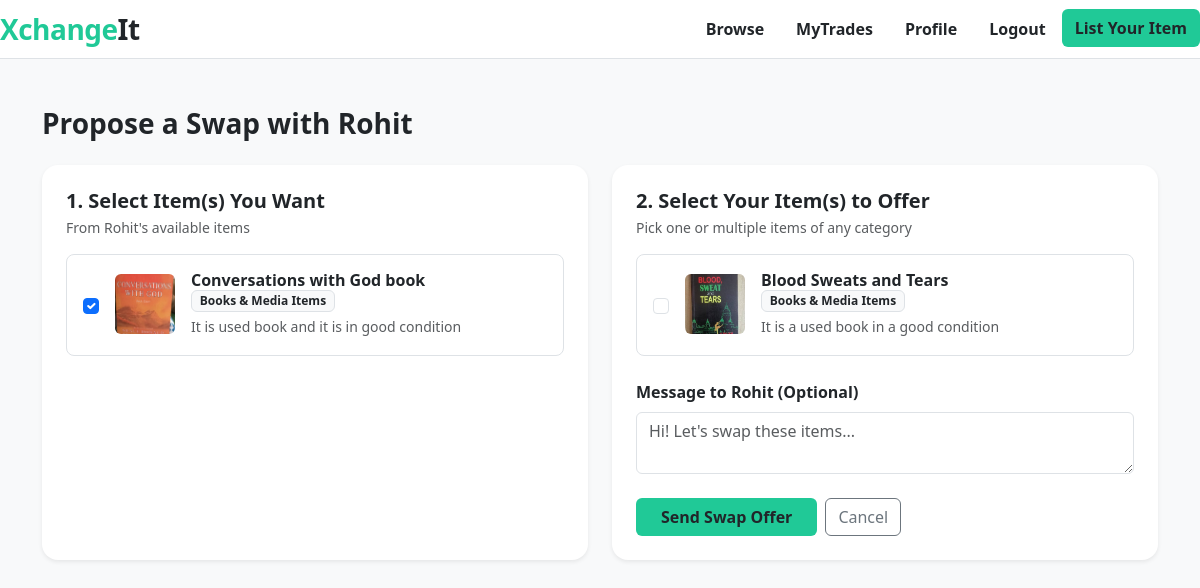
/propose_swap/2/ (signed in), run on the app's committed database.
### myapp/models.py (models this page shows, shortened)
class User(models.Model):
    name = models.CharField(max_length=50, blank=False, null=False)
    password = models.CharField(max_length=50, null=False)
    email = models.EmailField(unique=True, blank=False, null=True)
    phone_number = models.CharField(max_length=15,blank=False, null=False)

class Item(models.Model):
    image = models.ImageField(upload_to='item/item_img/', blank=True)
    name = models.CharField(max_length=50)
    desc = models.TextField()
    category = models.CharField(
        max_length = 2,
        choices=[
            ('EL', 'Electronics Items'),
            ('HK', 'Home & Kitchen Items'),
            ('FA', 'Fashion & Clothing Items'),
            ('BM', 'Books & Media Items'),
            ('VE', 'Vehicles & Parts'),
            ('SO', 'Sports & Outdoors Items'),
            ('TS', 'Tech & Design Services'),
            ('ED', 'Lessons & Tutoring'),
            ('HS', 'Home & Pet Services'),
            ('SK', 'Skills & Services')
            ],
            blank=True)
    wishlist = models.TextField()
    is_product_available = models.BooleanField(default=True)
    user = models.ForeignKey(User, on_delete=models.CASCADE, related_name='items')

### myapp/views.py (the view, shortened to what this page needs)
# urls.py: path('propose_swap/<int:item_id>/', views.propose_swap, name='propose_swap'),
def propose_swap(request, item_id):
    user_email = request.session.get('user')
    if not user_email:
        return redirect('login')
    sender = get_object_or_404(User, email=user_email)
    clicked_item = get_object_or_404(Item, id=item_id)
    receiver = clicked_item.user
    if receiver == sender:
        return redirect('home')
    receiver_items = Item.objects.filter(user=receiver, is_product_available=True)
    my_items = Item.objects.filter(user=sender, is_product_available=True)
    error = None
    context = {
        'clicked_item': clicked_item,
        'receiver': receiver,
        'receiver_items': receiver_items,
        'my_items': my_items,
        'error': error,
    }
    return render(request, 'propose_swap.html', context)

### myapp/templates/propose_swap.html (shortened to what this page needs)
{% extends 'base.html' %}
{% block content %}
<div class="bg-light py-5 min-vh-100">
    <div class="container">
        <h3 class="fw-bold mb-4">Propose a Swap with {{ receiver.name }}</h3>
        {% if my_items %}
            <form method="POST">
                <div class="row g-4">
                    <div class="col-lg-6">
                        <div class="card border-0 shadow-sm rounded-4 p-4 h-100">
                            <h5 class="fw-bold mb-1">1. Select Item(s) You Want</h5>
                            <p class="text-muted small mb-3">From {{ receiver.name }}'s available items</p>
                            <div class="row g-3">
                                {% for item in receiver_items %}
                                    <div class="col-12">
                                        <label class="card border rounded-3 p-3">
                                            <div class="form-check d-flex align-items-center gap-3">
                                                <input class="form-check-input" type="checkbox" name="target_items" value="{{ item.id }}"
                                                    {% if item.id == clicked_item.id %}checked{% endif %}>
                                                {% if item.image %}
                                                    <img src="{{ item.image.url }}" class="rounded" width="60" height="60" style="object-fit: cover;">
                                                {% endif %}
                                                <div>
                                                    <h6 class="fw-bold mb-0">{{ item.name }}</h6>
                                                    <span class="badge bg-light text-dark border small">{{ item.get_category_display }}</span>
                                                    <p class="text-muted small mb-0 mt-1">{{ item.desc|truncatewords:12 }}</p>
                                                </div>
                                            </div>
                                        </label>
                                    </div>
                                {% endfor %}
                            </div>
                        </div>
                    </div>
                    <div class="col-lg-6">
                        <div class="card border-0 shadow-sm rounded-4 p-4 h-100">
                            <h5 class="fw-bold mb-1">2. Select Your Item(s) to Offer</h5>
                            <p class="text-muted small mb-3">Pick one or multiple items of any category</p>
                            <div class="row g-3 mb-4">
                                {% for item in my_items %}
                                    <div class="col-12">
                                        <label class="card border rounded-3 p-3">
                                            <div class="form-check d-flex align-items-center gap-3">
                                                <input class="form-check-input" type="checkbox" name="offered_items" value="{{ item.id }}">
                                                {% if item.image %}
                                                    <img src="{{ item.image.url }}" class="rounded" width="60" height="60" style="object-fit: cover;">
                                                {% endif %}
                                                <div>
                                                    <h6 class="fw-bold mb-0">{{ item.name }}</h6>
                                                    <span class="badge bg-light text-dark border small">{{ item.get_category_display }}</span>
                                                    <p class="text-muted small mb-0 mt-1">{{ item.desc|truncatewords:12 }}</p>
                                                </div>
                                            </div>
                                        </label>
                                    </div>
                                {% endfor %}
                            </div>
                            <div class="mb-4 mt-auto">
                                <label class="form-label fw-semibold">Message to {{ receiver.name }} (Optional)</label>
                                <textarea name="message" class="form-control" rows="2" placeholder="Hi! Let's swap these items..."></textarea>
                            </div>
                            <div class="d-flex gap-2">
                                <button type="submit" class="btn fw-semibold text-dark px-4" style="background-color: #20c997;">
                                    Send Swap Offer
                                </button>
                                <a href="javascript:history.back()" class="btn btn-outline-secondary">Cancel</a>
                            </div>
                        </div>
                    </div>
                </div>
            </form>
        {% else %}
            <div class="card border-0 shadow-sm rounded-4 p-5 text-center">
                <p class="text-muted mb-3">You don't have any available items listed to offer in a swap.</p>
                <a href="#" class="btn fw-semibold text-dark" style="background-color: #20c997;">+ List Your Item First</a>
            </div>
        {% endif %}
    </div>
</div>
{% endblock %}

### data on the page
User: name "Rohit"
Item: target_items "☑", image (picture), name "Conversations with God book", category "Books & Media Items", desc "It is used book and it is in good condition"
Item: image (picture), name "Blood Sweats and Tears", category "Books & Media Items", desc "It is a used book in a good condition"
